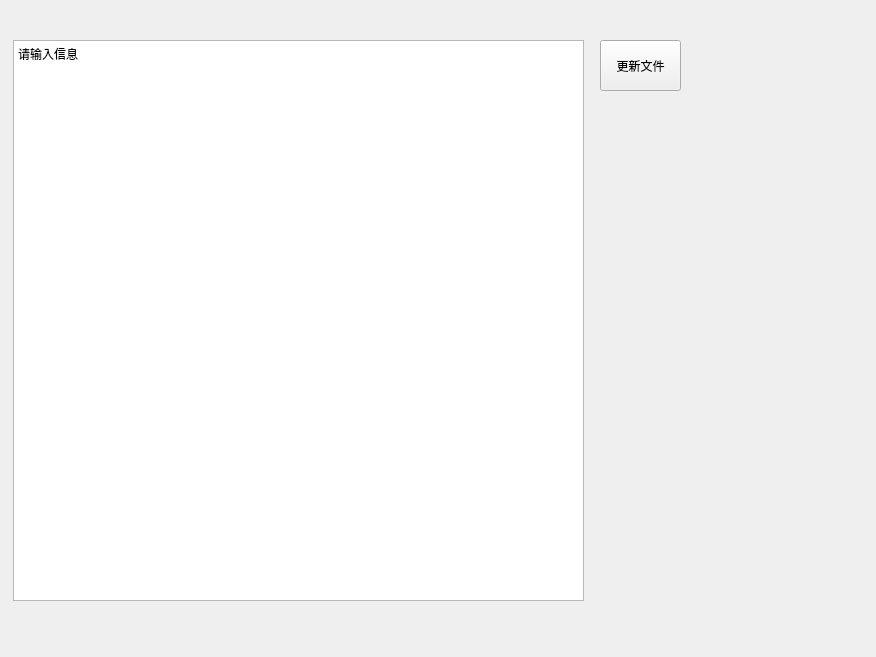
<?xml version="1.0" encoding="UTF-8"?>
<ui version="4.0">
 <class>MainWindow</class>
 <widget class="QMainWindow" name="MainWindow">
  <property name="geometry">
   <rect>
    <x>0</x>
    <y>0</y>
    <width>876</width>
    <height>657</height>
   </rect>
  </property>
  <property name="windowTitle">
   <string>搜索引擎</string>
  </property>
  <widget class="QWidget" name="centralwidget">
   <widget class="QPlainTextEdit" name="plainTextEdit">
    <property name="geometry">
     <rect>
      <x>13</x>
      <y>40</y>
      <width>571</width>
      <height>561</height>
     </rect>
    </property>
    <property name="plainText">
     <string>请输入信息</string>
    </property>
   </widget>
   <widget class="QPushButton" name="pushButton">
    <property name="geometry">
     <rect>
      <x>600</x>
      <y>40</y>
      <width>81</width>
      <height>51</height>
     </rect>
    </property>
    <property name="text">
     <string>更新文件</string>
    </property>
   </widget>
  </widget>
 </widget>
 <resources/>
 <connections/>
</ui>
